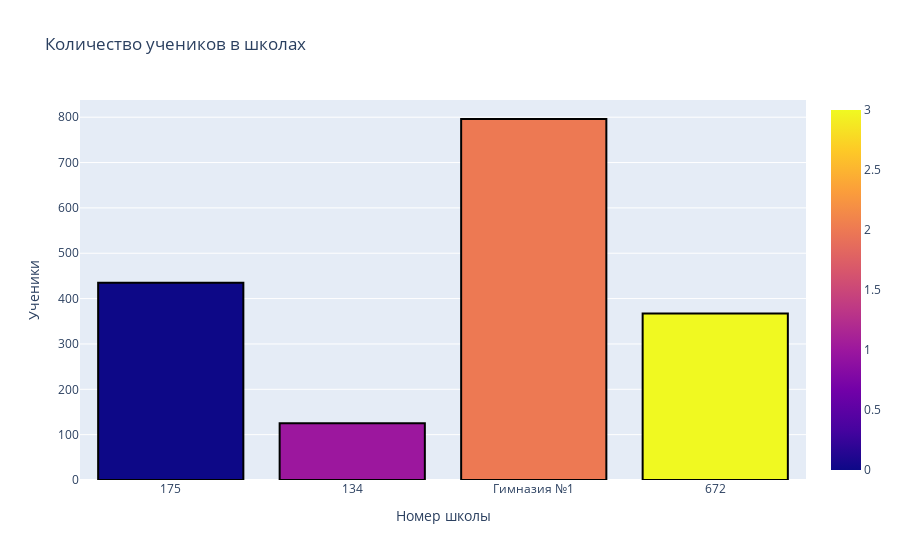

The notebook cell this image was saved under:
### Markdown cell above
Сделать так, чтобы границы каждого столбца были выделены чёрной 
линией с толщиной равной 2.

### Code cell
fig = go.Figure()
fig.add_trace(go.Bar(x=sch, y=child,
                    marker=dict(color=list(range(len(sch))),  coloraxis='coloraxis', line=dict(color='black', width=2))))

fig.update_layout(
    title="Количество учеников в школах",
    xaxis_title="Номер школы",
    yaxis_title="Ученики",
)
fig.show()

### Figure 1 — Plotly figure (JSON) as saved in the notebook; plotly's stock layout.template omitted (floating-point values rounded to 4 significant figures)
{"data": [{"marker": {"color": [0, 1, 2, 3], "coloraxis": "coloraxis", "line": {"color": "black", "width": 2}}, "type": "bar", "x": ["175", "134", "Гимназия №1", "672"], "y": [435, 125, 796, 367]}], "layout": {"title": {"text": "Количество учеников в школах"}, "xaxis": {"title": {"text": "Номер школы"}}, "yaxis": {"title": {"text": "Ученики"}}}}
